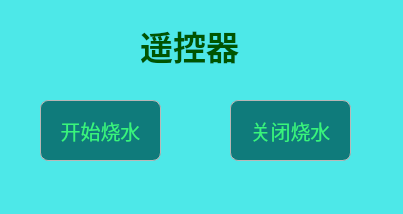
<?xml version="1.0" encoding="UTF-8"?>
<ui version="4.0">
 <class>Client</class>
 <widget class="QMainWindow" name="Client">
  <property name="geometry">
   <rect>
    <x>0</x>
    <y>0</y>
    <width>403</width>
    <height>214</height>
   </rect>
  </property>
  <property name="windowTitle">
   <string>Client</string>
  </property>
  <property name="styleSheet">
   <string notr="true">background-color: rgb(77, 232, 232);
</string>
  </property>
  <widget class="QWidget" name="centralwidget">
   <widget class="QLabel" name="label_3">
    <property name="geometry">
     <rect>
      <x>140</x>
      <y>20</y>
      <width>161</width>
      <height>51</height>
     </rect>
    </property>
    <property name="font">
     <font>
      <family>宋体</family>
      <pointsize>25</pointsize>
      <weight>75</weight>
      <bold>true</bold>
     </font>
    </property>
    <property name="styleSheet">
     <string notr="true">color: rgb(0, 85, 0);</string>
    </property>
    <property name="text">
     <string>遥控器</string>
    </property>
   </widget>
   <widget class="QPushButton" name="pushButton">
    <property name="geometry">
     <rect>
      <x>40</x>
      <y>100</y>
      <width>121</width>
      <height>61</height>
     </rect>
    </property>
    <property name="font">
     <font>
      <family>宋体</family>
      <pointsize>15</pointsize>
     </font>
    </property>
    <property name="styleSheet">
     <string notr="true">QPushButton

{
    color: rgb(56, 245, 123);
    background-color: rgb(15,123,123);
	border-radius:8px;
    border: 1px solid rgb(183 , 183 , 183);
}

QPushButton:hover
{
    color:red;
    background-color:rgb(228 , 240 , 250);
    border: 1px solid rgb(15 , 150 , 255);
}

QPushButton:pressed
{
    color:red;
    background-color:rgb(204 , 228 , 247);
    border: 1px solid rgb(1 , 84 , 153);
    padding-left:3px;
    padding-top:3px;
}</string>
    </property>
    <property name="text">
     <string>开始烧水</string>
    </property>
   </widget>
   <widget class="QPushButton" name="pushButton_2">
    <property name="geometry">
     <rect>
      <x>230</x>
      <y>100</y>
      <width>121</width>
      <height>61</height>
     </rect>
    </property>
    <property name="font">
     <font>
      <family>宋体</family>
      <pointsize>15</pointsize>
     </font>
    </property>
    <property name="styleSheet">
     <string notr="true">QPushButton

{
    color: rgb(56, 245, 123);
    background-color: rgb(15,123,123);
	border-radius:8px;
    border: 1px solid rgb(183 , 183 , 183);
}

QPushButton:hover
{
    color:red;
    background-color:rgb(228 , 240 , 250);
    border: 1px solid rgb(15 , 150 , 255);
}

QPushButton:pressed
{
    color:red;
    background-color:rgb(204 , 228 , 247);
    border: 1px solid rgb(1 , 84 , 153);
    padding-left:3px;
    padding-top:3px;
}</string>
    </property>
    <property name="text">
     <string>关闭烧水</string>
    </property>
   </widget>
  </widget>
  <widget class="QStatusBar" name="statusbar"/>
 </widget>
 <resources/>
 <connections/>
</ui>
